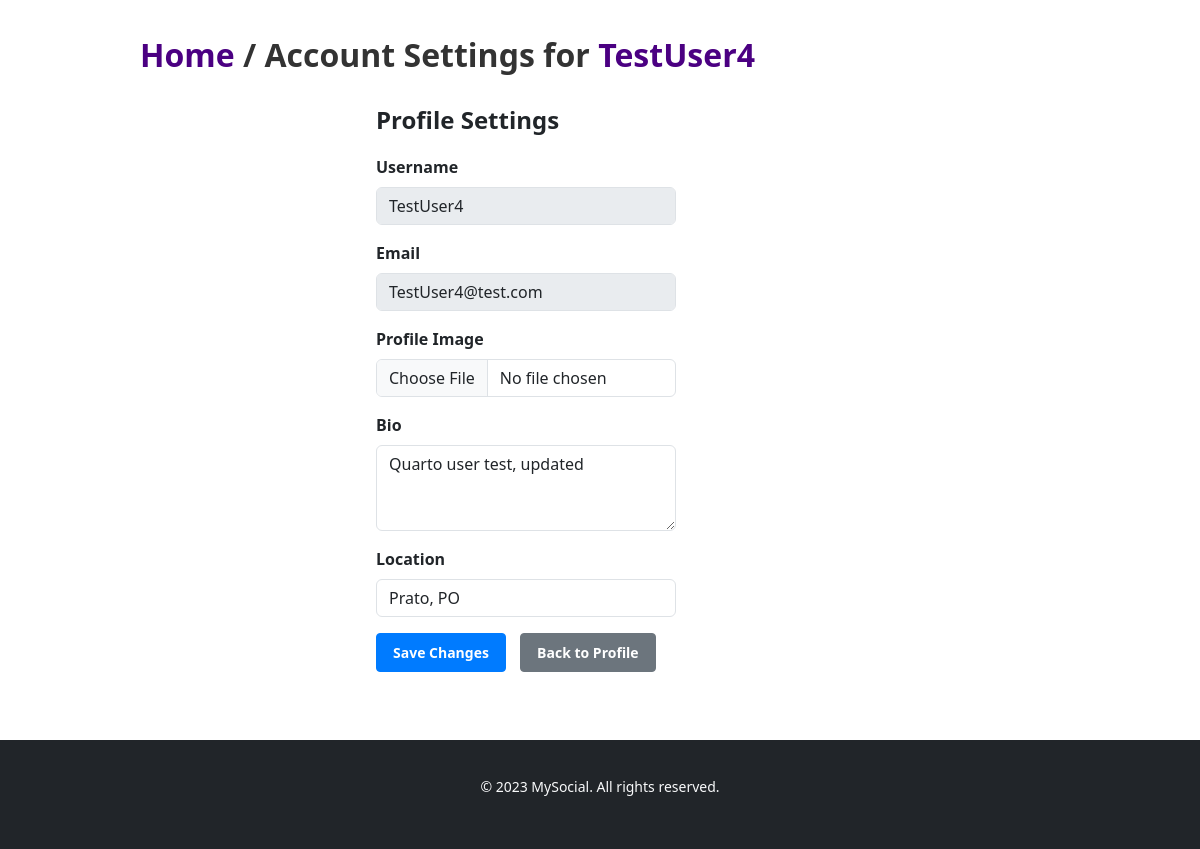
Screenshot of /settings (signed in) with the database file from the repository.
### mysocial/models.py (models this page shows, shortened)
class Profile(models.Model):
    user = models.ForeignKey(User, on_delete=models.CASCADE)
    id_user = models.IntegerField()
    bio = models.TextField(blank=True)
    profileimg = models.ImageField(upload_to='profile_images', default='default_profile_pic.jpg')
    location = models.CharField(max_length=100, blank=True)

### mysocial/views.py (the view, shortened to what this page needs)
# urls.py: path('settings', views.settings, name='settings'),
@login_required(login_url='login')
def settings(request):
    user_profile = Profile.objects.get(user=request.user)
    return render(request, 'settings.html', {'user_profile': user_profile})

### templates/settings.html (shortened to what this page needs)
{% extends 'base.html' %}
{% block content %}
    <div class="container container-account-settings">
        <h1 class="text-2xl leading-none text-gray-900 tracking-tight mt-3 h1-account-settings"><a href="/" class="account-settings-title">Home</a> / Account Settings for <a href="/profile/{{ user.username }}" class="account-settings-title"><b>{{ user.username }}</b></a></h1>
        <br>
        <div class="row">
            <div class="col-md-6 offset-md-3">
                <h2 class="h2-account-settings">Profile Settings</h2>
                <form method="POST" enctype="multipart/form-data" class="form-account-settings">
                    <div class="mb-3">
                        <label for="username" class="form-label">Username</label>
                        <input type="text" class="form-control" id="username" name="username" value="{{ user_profile.user.username }}" disabled>
                    </div>
                    <div class="mb-3">
                        <label for="email" class="form-label">Email</label>
                        <input type="email" class="form-control" id="email" name="email" value="{{ user_profile.user.email }}" disabled>
                    </div>
                    <div class="mb-3">
                        <label for="profile-image" class="form-label">Profile Image</label>
                        <input type="file" class="form-control" id="profile-image" name="image">
                    </div>
                    <div class="mb-3">
                        <label for="bio" class="form-label">Bio</label>
                        <textarea class="form-control" id="bio" name="bio" rows="3">{{ user_profile.bio }}</textarea>
                    </div>
                    <div class="mb-3">
                        <label for="location" class="form-label">Location</label>
                        <input type="text" class="form-control" id="location" name="location" value="{{ user_profile.location }}">
                    </div>
                    <button type="submit" class="btn btn-primary">Save Changes</button>
                    <a href="/profile/{{ user_profile.user.username }}" class="btn btn-secondary">Back to Profile</a>
                </form>
            </div>
        </div>
    </div>
{% endblock %}

### static/main.css (style rules this page uses)
.container { max-width: 1200px; margin: 0 auto; padding: 20px; }
.form-control { width: 300px; }
.h1-account-settings { font-size: 2rem; font-weight: 700; color: #333; margin-top: 1.5rem; }
.account-settings-title { text-decoration: none; color: indigo; }
.h2-account-settings { font-size: 24px; font-weight: bold; margin-bottom: 10px; }
.form-account-settings { margin-top: 20px; }
.form-label { font-weight: bold; }
.form-control { margin-bottom: 10px; }
.btn-primary { margin-right: 10px; }
.btn-secondary { margin-right: 10px; }
.container-account-settings { max-width: 960px; margin: 0 auto; padding: 20px; }
.btn { display: inline-block; padding: 8px 16px; font-size: 14px; font-weight: 600; line-height: 1.5; text-align: center; text-decoration: none; white-space: nowrap; border: 1px solid transparent; border-radius: 4px; cursor: pointer; user-select: none; }
.btn-primary { color: #fff; background-color: #007bff; border-color: #007bff; }
.btn-secondary { color: #fff; background-color: #6c757d; border-color: #6c757d; }
.btn-primary { background-color: #007bff; color: #fff; text-decoration: none; display: inline-block; padding: 8px 16px; border-radius: 4px; }

### rows the page displays
Profile: username "TestUser4", email "TestUser4@test.com", bio "Quarto user test, updated", location "Prato, PO"

### other values shown
{{ user.username }} "TestUser4"
